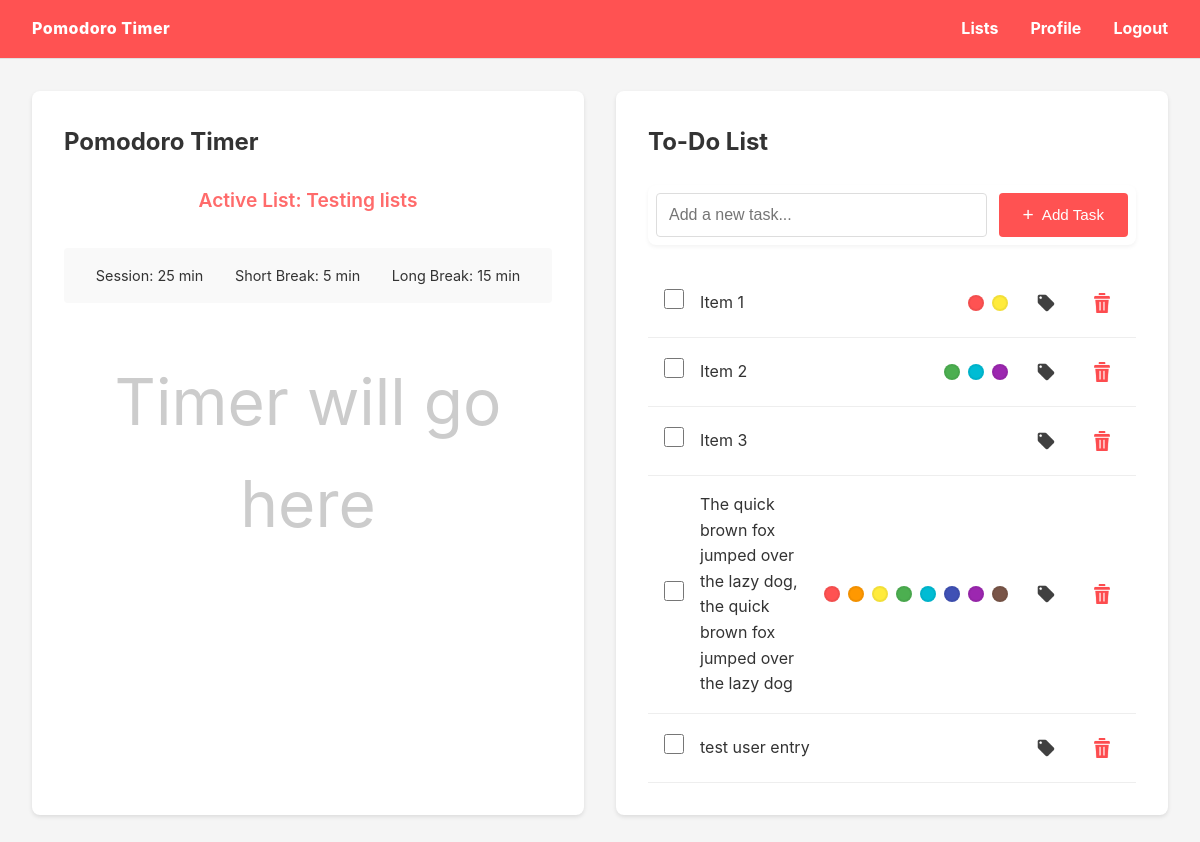
The page / (signed in) on the database its author committed.
### tables this page shows
CREATE TABLE lists (
    id INTEGER PRIMARY KEY AUTOINCREMENT,
    name TEXT NOT NULL UNIQUE,
    description TEXT,
    is_active BOOLEAN DEFAULT 0,
    pomo_session INTEGER DEFAULT 25,
    pomo_short_break INTEGER DEFAULT 5,
    pomo_long_break INTEGER DEFAULT 15,
    pomo_current_time INTEGER DEFAULT 0
, user_id INTEGER);

CREATE TABLE tasks (
    id INTEGER PRIMARY KEY AUTOINCREMENT,
    list_id INTEGER NOT NULL,
    content TEXT NOT NULL,
    is_done BOOLEAN DEFAULT 0,
    created_at TIMESTAMP DEFAULT CURRENT_TIMESTAMP, tags TEXT DEFAULT '', user_id INTEGER,
    FOREIGN KEY (list_id) REFERENCES lists (id) ON DELETE CASCADE
);

### pomodoro/routes/home.py (the view)
@bp.route('/')
@login_required
def index():
    db = get_db()
    active_list = db.execute(
        'SELECT * FROM lists WHERE is_active = 1 AND user_id = ?',
        (current_user.id,)
    ).fetchone()
    tasks = []
    if active_list:
        tasks = db.execute(
            'SELECT * FROM tasks WHERE list_id = ? AND user_id = ? ORDER BY created_at',
            (active_list['id'], current_user.id)
        ).fetchall()
    return render_template('home/index.html', active_list=active_list, tasks=tasks)

### pomodoro/db.py (called while the page is built)
def get_db():
    if 'db' not in g:
        os.makedirs(current_app.instance_path, exist_ok=True)
        g.db = sqlite3.connect(
            current_app.config['DATABASE'],
            detect_types=sqlite3.PARSE_DECLTYPES
        )
        g.db.row_factory = sqlite3.Row
        _ensure_schema(g.db)
    return g.db

### pomodoro/models/user.py (called while the page is built)
    @staticmethod
    def get_by_id(user_id):
        database = db.get_db()
        user_data = database.execute(
            'SELECT * FROM users WHERE id = ?', (user_id,)
        ).fetchone()
        if user_data:
            return User(**user_data)
        return None

### pomodoro/routes/home.py (called while the page is built)
def get_db():
    from .. import db
    return db.get_db()

### pomodoro/templates/home/index.html (shortened to what this page needs)
{% extends 'base.html' %}
{% block content %}
<div class="home-layout">
    <div class="panel pomodoro-panel">
        <h2>Pomodoro Timer</h2>
        {% if active_list %}
            <div class="pomodoro-placeholder">
                <p class="list-name">Active List: {{ active_list['name'] }}</p>
                <div class="timer-settings">
                    <p>Session: {{ active_list['pomo_session'] }} min</p>
                    <p>Short Break: {{ active_list['pomo_short_break'] }} min</p>
                    <p>Long Break: {{ active_list['pomo_long_break'] }} min</p>
                </div>
                <div class="timer-display">
                    <p class="timer-placeholder">Timer will go here</p>
                </div>
            </div>
        {% else %}
            <p class="no-list">No active list selected. <a href="{{ url_for('lists.index') }}">Select a list</a></p>
        {% endif %}
    </div>
    <div class="panel tasks-panel">
        <h2>To-Do List</h2>
        {% if active_list %}
            <div class="tasks-container">
                <div class="add-task-container">
                    <form method="post" action="{{ url_for('home.add_task') }}" class="add-task-form">
                        <input
                            type="text"
                            name="content"
                            placeholder="Add a new task..."
                            class="task-input"
                            required
                            aria-label="Task content"
                        >
                        <button type="submit" class="add-task-btn">
                            <span class="btn-icon">+</span>
                            <span class="btn-text">Add Task</span>
                        </button>
                    </form>
                </div>
                <ul class="task-list">
                    {% for task in tasks %}
                        <li class="task-item {% if task['is_done'] %}completed{% endif %}">
                            <form method="post" action="{{ url_for('home.toggle_task', id=task['id']) }}" style="display: inline;">
                                <input type="checkbox"
                                       onchange="this.form.submit()">
                            </form>
                            <span class="task-content">{{ task['content'] }}</span>
                            {% set tags_str = (task['tags'] or '') %}
                            {% set tags_list = tags_str.split(',') if tags_str else [] %}
                            {% set color_to_class = {
                                '#ff5252':'red',
                                '#ff9800':'orange',
                                '#ffeb3b':'yellow',
                                '#4caf50':'green',
                                '#00bcd4':'cyan',
                                '#3f51b5':'indigo',
                                '#9c27b0':'purple',
                                '#795548':'brown'
                            } %}
                            <div class="task-tags-display">
                                {% for color in tags_list %}
                                    {% if color %}
                                    {% set cc = color_to_class.get(color) %}
                                    <span class="tag-dot {{ 'tag-' ~ cc if cc }}" title="{{ color }}"></span>
                                    {% endif %}
                                {% endfor %}
                            </div>
                            <form method="post" action="{{ url_for('home.update_tags', id=task['id']) }}" class="tag-form" data-task-id="{{ task['id'] }}">
                                <button type="button" class="tag-btn" aria-label="Edit tags">
                                    <img src="{{ url_for('static', filename='assets/tag.png') }}" alt="Tags" class="tag-icon">
                                </button>
                                        {% set preset = ['#ff5252','#ff9800','#ffeb3b','#4caf50','#00bcd4','#3f51b5','#9c27b0','#795548'] %}
                            </form>
                            <form method="post" action="{{ url_for('home.delete_task', id=task['id']) }}" style="display: inline;" class="delete-form">
                                <button type="submit" class="delete-btn" onclick="return confirm('Delete this task?')" aria-label="Delete task">
                                    <img src="{{ url_for('static', filename='assets/delete.png') }}" alt="Delete" class="delete-icon">
                                </button>
                            </form>
                        </li>
                    {% else %}
                        <li class="empty-state">No tasks yet. Add one above!</li>
                    {% endfor %}
                </ul>
            </div>
        {% else %}
            <p class="no-list">No active list selected. <a href="{{ url_for('lists.index') }}">Select a list</a></p>
        {% endif %}
    </div>
</div>
{% endblock %}

### pomodoro/static/css/style.css (style rules this page uses)
* { margin: 0; padding: 0; box-sizing: border-box; }
body { font-family: -apple-system, BlinkMacSystemFont, 'Segoe UI', Roboto, 'Helvetica Neue', Arial, sans-serif; background-color: #f5f5f5; color: #333; line-height: 1.6; }
.home-layout { display: grid; grid-template-columns: 1fr 1fr; gap: 2rem; height: calc(100vh - 120px); }
.panel { background-color: #fff; border-radius: 8px; padding: 2rem; box-shadow: 0 2px 4px rgba(0,0,0,0.1); overflow-y: auto; }
.panel h2 { margin-bottom: 1.5rem; color: #333; }
.pomodoro-placeholder { text-align: center; }
.list-name { font-size: 1.2rem; font-weight: 600; margin-bottom: 2rem; color: #ff6b6b; }
.timer-settings { display: flex; justify-content: space-around; margin-bottom: 3rem; padding: 1rem; background-color: #f9f9f9; border-radius: 4px; }
.timer-settings p { font-size: 0.9rem; }
.timer-display { margin-top: 3rem; }
.timer-placeholder { font-size: 4rem; color: #ccc; }
.add-task-container { margin-bottom: 1.5rem; padding: 0.5rem; border-radius: 8px; background: #fff; box-shadow: 0 2px 4px rgba(0,0,0,0.05); }
.add-task-form { display: flex; gap: 0.75rem; align-items: center; }
.task-input { flex: 1; padding: 0.875rem 1rem; border: 2px solid #e0e0e0; border-radius: 6px; font-size: 1rem; transition: border-color 0.2s, box-shadow 0.2s; }
.add-task-btn { display: flex; align-items: center; gap: 0.5rem; padding: 0.75rem 1.5rem; background-color: #ff6b6b; color: white; border: none; border-radius: 6px; font-weight: 600; font-size: 0.95rem; cursor: pointer; transition: all 0.2s ease; white-space: nowrap; }
.btn-icon { font-size: 1.2rem; line-height: 1; }
.add-task-form input { flex: 1; padding: 0.75rem; border: 1px solid #ddd; border-radius: 4px; font-size: 1rem; }
.add-task-form button { padding: 0.75rem 1.5rem; background-color: #ff5252; color: white; border: none; border-radius: 4px; cursor: pointer; font-weight: 500; transition: background-color 0.2s; }
.task-list { list-style: none; }
.task-tags-display { display: flex; gap: 0.5rem; align-items: center; margin-right: 0.25rem; }
.tag-dot { width: 16px; height: 16px; border-radius: 50%; border: 2.3px solid rgba(0,0,0,0.05); }
.tag-dot, .color-choice { transition: filter 0.15s ease; }
.tag-red { background-color: #ff5252; }
.tag-orange { background-color: #ff9800; }
.tag-yellow { background-color: #ffeb3b; }
.tag-green { background-color: #4caf50; }
.tag-cyan { background-color: #00bcd4; }
.tag-indigo { background-color: #3f51b5; }
.tag-purple { background-color: #9c27b0; }
.tag-brown { background-color: #795548; }
.tag-form { position: relative; display: inline-block; margin-right: 0.25rem; }
.tag-btn { padding: 0.5rem; background: none; border: none; cursor: pointer; display: inline-flex; align-items: center; justify-content: center; border-radius: 4px; transition: background-color 0.2s; }
.tag-icon { width: 20px; height: 20px; opacity: 0.75; transition: opacity 0.2s; }
.task-item { gap: 0.5rem; }
.task-item { display: flex; align-items: center; gap: 1rem; padding: 1rem; border-bottom: 1.5px solid #eee; transition: background-color 0.2s; }
.task-item input[type="checkbox"] { width: 20px; height: 20px; cursor: pointer; }
.task-content { flex: 1; font-size: 1rem; }
.delete-btn { padding: 0.5rem; background: none; border: none; cursor: pointer; display: flex; align-items: center; justify-content: center; border-radius: 4px; transition: background-color 0.2s; }
.delete-icon { width: 20px; height: 20px; opacity: 0.7; transition: opacity 0.2s; }

### rows shown on the page
lists: name "Testing lists", pomo_session "25", pomo_short_break "5", pomo_long_break "15"
tasks: content "Item 1"
tasks: content "Item 2"
tasks: content "Item 3"
tasks: content "The quick brown fox jumped over the lazy dog, the quick brown fox jumped over the lazy dog"
tasks: content "test user entry"
